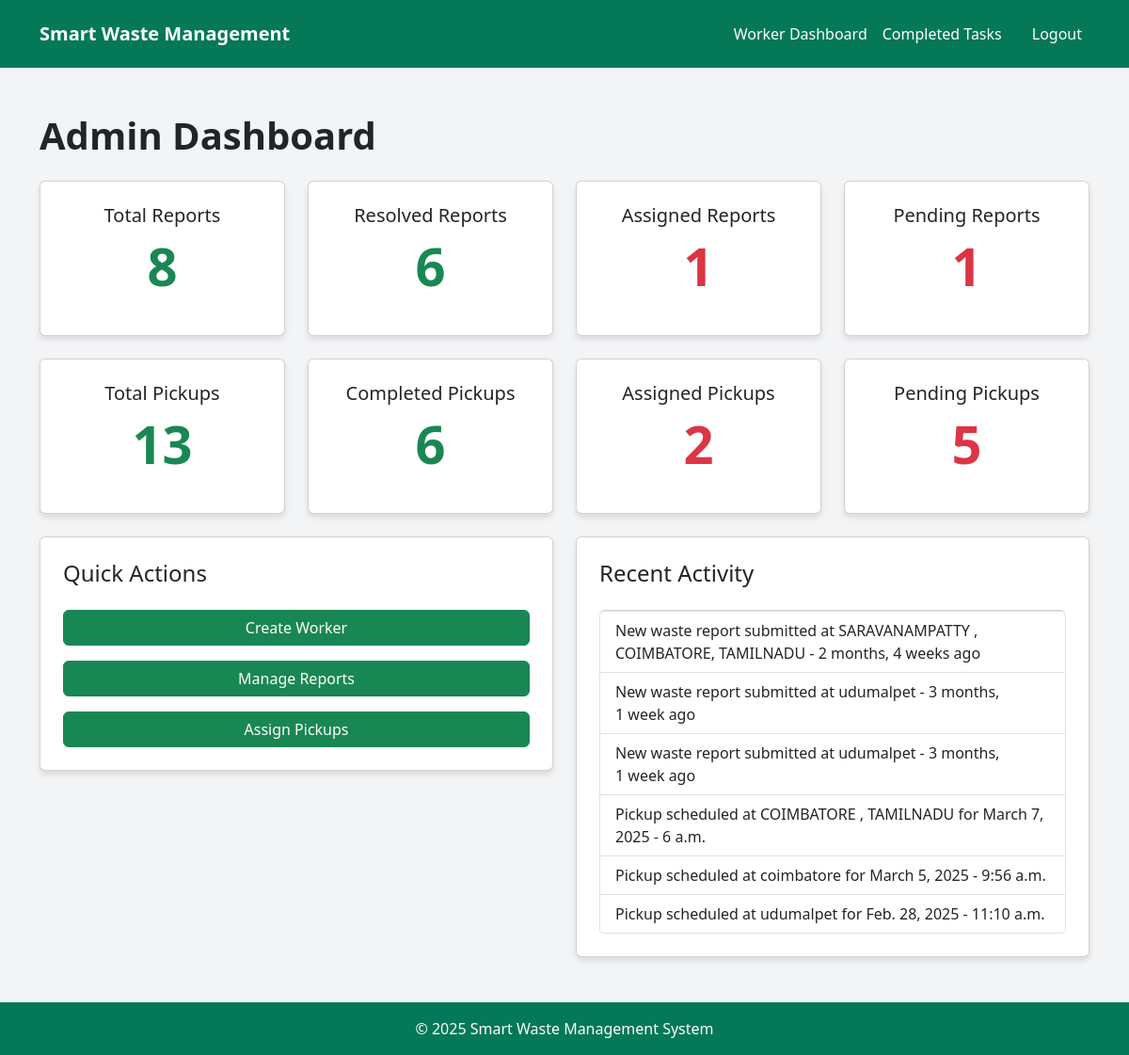
The page /admins/admin-dashboard (signed in) on the database its author committed.
### Users/models.py (models this page shows, shortened)
class WasteReport(models.Model):
    id = models.UUIDField(primary_key=True, default=uuid.uuid4, editable=False)
    user = models.ForeignKey(settings.AUTH_USER_MODEL, on_delete=models.CASCADE, related_name="reports", limit_choices_to={'role': 'publicUser'})
    admin = models.ForeignKey(settings.AUTH_USER_MODEL, on_delete=models.CASCADE, related_name="assigned_reports", limit_choices_to={'role': 'administrator'},null=True,blank=True)
    image = models.ImageField(upload_to='waste_reports/', blank=True, null=True)
    description = models.TextField()
    location = models.CharField(max_length=255)
    status = models.CharField(max_length=20, choices=[
        ('pending', 'Pending'),
        ('assigned', 'Assigned'),
        ('resolved', 'Resolved'),
    ], default='pending')
    assigned_worker = models.ForeignKey(settings.AUTH_USER_MODEL, on_delete=models.SET_NULL, null=True, blank=True, related_name="report_tasks", limit_choices_to={'role': 'worker'})
    created_at = models.DateTimeField(auto_now_add=True)
    updated_at = models.DateTimeField(auto_now=True)

class WastePickup(models.Model):
    id = models.UUIDField(primary_key=True, default=uuid.uuid4, editable=False)
    user = models.ForeignKey(settings.AUTH_USER_MODEL, on_delete=models.CASCADE, related_name="pickups", limit_choices_to={'role': 'publicUser'})
    admin = models.ForeignKey(settings.AUTH_USER_MODEL, on_delete=models.CASCADE, related_name="assigned_pickups", limit_choices_to={'role': 'administrator'})
    worker = models.ForeignKey(settings.AUTH_USER_MODEL, on_delete=models.SET_NULL, null=True, blank=True, related_name="pickup_tasks", limit_choices_to={'role': 'worker'})
    date = models.DateField()
    time = models.TimeField()
    location = models.CharField(max_length=255)
    status = models.CharField(max_length=20, choices=[
        ('scheduled', 'Scheduled'),
        ('assigned', 'Assigned'),
        ('completed', 'Completed'),
    ], default='scheduled')

### Admins/views.py (the view)
# urls.py: path('admin-dashboard', views.admin_dashboard, name='admin-dashboard'),
@login_required
def admin_dashboard(request):
    total_reports = WasteReport.objects.count() if WasteReport.objects.exists() else 0
    resolved_reports = WasteReport.objects.filter(status="resolved").count() if WasteReport.objects.exists() else 0
    pending_reports = WasteReport.objects.filter(status="pending").count() if WasteReport.objects.exists() else 0
    assigned_reports = WasteReport.objects.filter(status="assigned").count() if WasteReport.objects.exists() else 0
    total_pickups = WastePickup.objects.count() if WastePickup.objects.exists() else 0
    completed_pickups = WastePickup.objects.filter(status="completed").count() if WastePickup.objects.exists() else 0
    pending_pickups = WastePickup.objects.filter(status="scheduled").count() if WastePickup.objects.exists() else 0
    assigned_pickups = WastePickup.objects.filter(status="assigned").count() if WastePickup.objects.exists() else 0
    recent_reports = WasteReport.objects.order_by('-created_at')[:3] if WasteReport.objects.exists() else []
    recent_pickups = WastePickup.objects.order_by('-date', '-time')[:3] if WastePickup.objects.exists() else []
    context = {
        "total_reports": total_reports,
        "resolved_reports": resolved_reports,
        "pending_reports": pending_reports,
        "assigned_reports": assigned_reports,
        "total_pickups": total_pickups,
        "completed_pickups": completed_pickups,
        "pending_pickups": pending_pickups,
        "assigned_pickups": assigned_pickups,
        "recent_reports": recent_reports,
        "recent_pickups": recent_pickups,
    }
    return render(request, "Admins/adminDashboard.html", context)

### Admins/templates/Admins/adminDashboard.html
{% extends 'main.html' %}
{% block content %}
<main>
<div class="container mt-5">
    <h1 class="text-start fw-bold mb-4">Admin Dashboard</h1>
    <div class="row mb-4">
        <div class="col-md-3">
            <div class="card p-4 text-center">
                <h2 class="h5">Total Reports</h2>
                <p class="display-4 text-success fw-bold">{{total_reports|default:"0" }}</p>
            </div>
        </div>
        <div class="col-md-3">
            <div class="card p-4 text-center">
                <h2 class="h5">Resolved Reports</h2>
                <p class="display-4 text-success fw-bold">{{ resolved_reports }}</p>
            </div>
        </div>
        <div class="col-md-3">
            <div class="card p-4 text-center">
                <h2 class="h5">Assigned Reports</h2>
                <p class="display-4 text-danger fw-bold">{{ assigned_reports }}</p>
            </div>
        </div>
        <div class="col-md-3">
            <div class="card p-4 text-center">
                <h2 class="h5">Pending Reports</h2>
                <p class="display-4 text-danger fw-bold">{{ pending_reports }}</p>
            </div>
        </div>
    </div>
    <div class="row mb-4">
        <div class="col-md-3">
            <div class="card p-4 text-center">
                <h2 class="h5">Total Pickups</h2>
                <p class="display-4 text-success fw-bold">{{ total_pickups }}</p>
            </div>
        </div>
        <div class="col-md-3">
            <div class="card p-4 text-center">
                <h2 class="h5">Completed Pickups</h2>
                <p class="display-4 text-success fw-bold">{{ completed_pickups }}</p>
            </div>
        </div>
        <div class="col-md-3">
            <div class="card p-4 text-center">
                <h2 class="h5">Assigned Pickups</h2>
                <p class="display-4 text-danger fw-bold">{{ assigned_pickups }}</p>
            </div>
        </div>
        <div class="col-md-3">
            <div class="card p-4 text-center">
                <h2 class="h5">Pending Pickups</h2>
                <p class="display-4 text-danger fw-bold">{{ pending_pickups }}</p>
            </div>
        </div>
    </div>
    <div class="row">
        <div class="col-md-6">
            <div class="card p-4">
                <h2 class="h4">Quick Actions</h2>
                <div class="d-grid gap-3 mt-3">
                    <a href="{% url 'Admins:create-worker' %}" class="btn btn-success">Create Worker</a>
                    <a href="{% url 'Admins:manage-report' %}" class="btn btn-success">Manage Reports</a>
                    <a href="{% url 'Admins:view-pickups' %}" class="btn btn-success">Assign Pickups</a>
                </div>
            </div>
        </div>
        <div class="col-md-6">
            <div class="card p-4">
                <h2 class="h4">Recent Activity</h2>
                <ul class="list-group mt-3">
                    {% for report in recent_reports %}
                        <li class="list-group-item">New waste report submitted at {{ report.location }} - {{ report.created_at|timesince }} ago</li>
                    {% empty %}
                        <li class="list-group-item text-muted">No recent reports</li>
                    {% endfor %}
                    {% for pickup in recent_pickups %}
                        <li class="list-group-item">Pickup scheduled at {{ pickup.location }} for {{ pickup.date }} - {{ pickup.time }}</li>
                    {% empty %}
                        <li class="list-group-item text-muted">No recent pickups</li>
                    {% endfor %}
                </ul>
            </div>
        </div>
    </div>
</div>
</main>
{% endblock content %}

### templates/main.html (style rules this page uses)
body { background-color: #f3f4f6; }
.card { box-shadow: 0 4px 6px rgba(0, 0, 0, 0.1); }
main { min-height: 80vh; }

### rows shown on the page
WasteReport: location "SARAVANAMPATTY , COIMBATORE, TAMILNADU", created_at "2 months, 4 weeks"
WasteReport: location "udumalpet", created_at "3 months, 1 week"
WasteReport: location "udumalpet", created_at "3 months, 1 week"
WastePickup: location "COIMBATORE , TAMILNADU", date "March 7, 2025", time "6 a.m."
WastePickup: location "coimbatore", date "March 5, 2025", time "9:56 a.m."
WastePickup: location "udumalpet", date "Feb. 28, 2025", time "11:10 a.m."

### other values the page prints
{{ total_reports|default:"0" }} "8"
{{ resolved_reports }} "6"
{{ assigned_reports }} "1"
{{ pending_reports }} "1"
{{ total_pickups }} "13"
{{ completed_pickups }} "6"
{{ assigned_pickups }} "2"
{{ pending_pickups }} "5"
